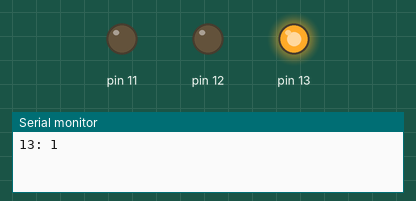
This sketch was run on a simulated Arduino Uno, built with avr-gcc and run on an emulated ATmega328P. On the bench: output pins drawn as LEDs (lit = HIGH), the last lines printed to the serial monitor.

Above: at 0.2 s.
At 1.2 s:
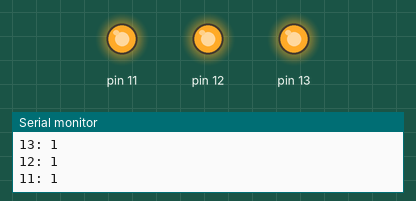
At 1.7 s:
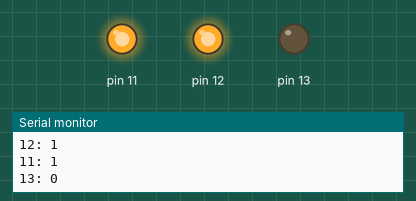
At 2.2 s:
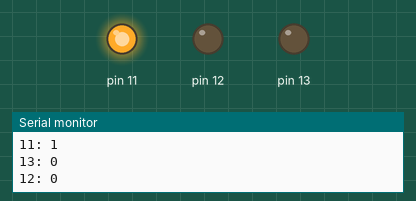
At 3.7 s:
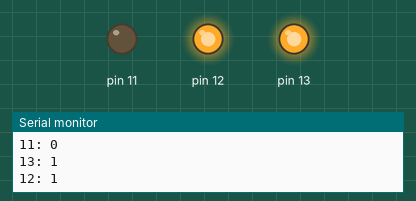
At 5.7 s:
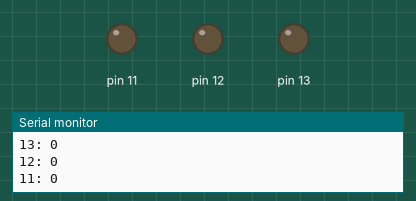
Timing chart, 0 to 6.9 s (numbered marks = the images above):
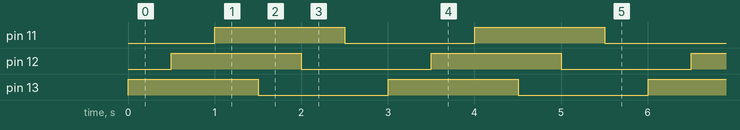

The sketch:

ex01.ino
```cpp
// Includes
  #include "Blynk.h"

// Pre-Processing
  Blynk LED1, LED2, LED3;

void setup(void)
{
  // Inicializa o Serial Console
  Serial.begin(9600);
  while (!Serial)
    ;

  // Configura os GPIOs
  LED1.begin(13);
  LED2.begin(12);
  LED3.begin(11);
}

void loop(void)
{
  LED1.loop();
  delay(500);
  LED2.loop();
  delay(500);
  LED3.loop();
  delay(500);
}
```

Blynk.cpp
```cpp
#include "Blynk.h"

void Blynk::begin(int pin)
{
  pin_ = pin;

  pinMode(pin, OUTPUT);

  state = false;

  digitalWrite(pin, LOW);
}

void Blynk::loop(void)
{
  state = !state;

  digitalWrite(pin_, state);

  Serial.println(String(pin_)+": "+String(state));
}
```

Blynk.h
```cpp
#ifndef BLYNK_H_
  #define BLYNK_H_

  #include <Arduino.h>

  class Blynk
  {
    public:
      void begin(int pin);
      void loop(void);

    private:
      int  pin_;
      bool state;
  };

#endif /*BLYNK_H_*/
```

Measured:
- by itself, pin 11–13: alternates HIGH for 1.5 s and LOW for 1.5 s
- by itself, everything shown: repeats every 3.0 s, in 6 steps
